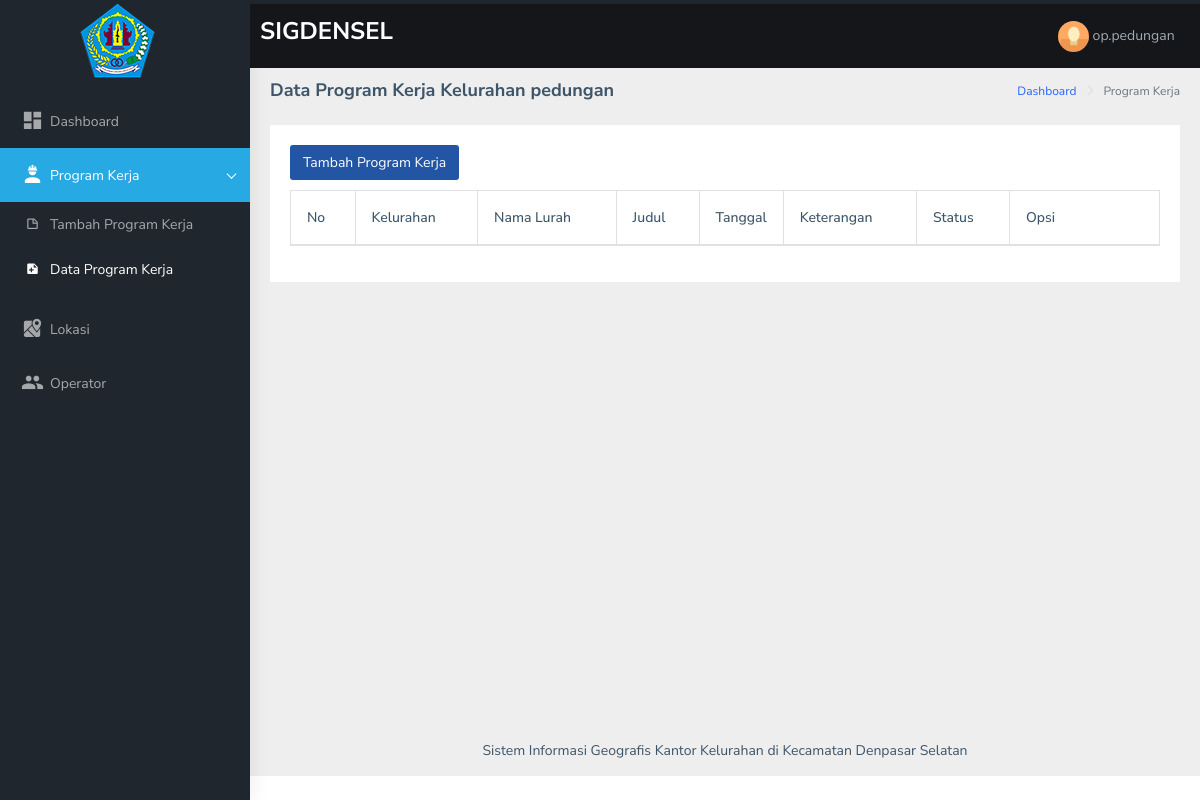
Before: /operator/program-kerja.php (signed in) with the older database file.
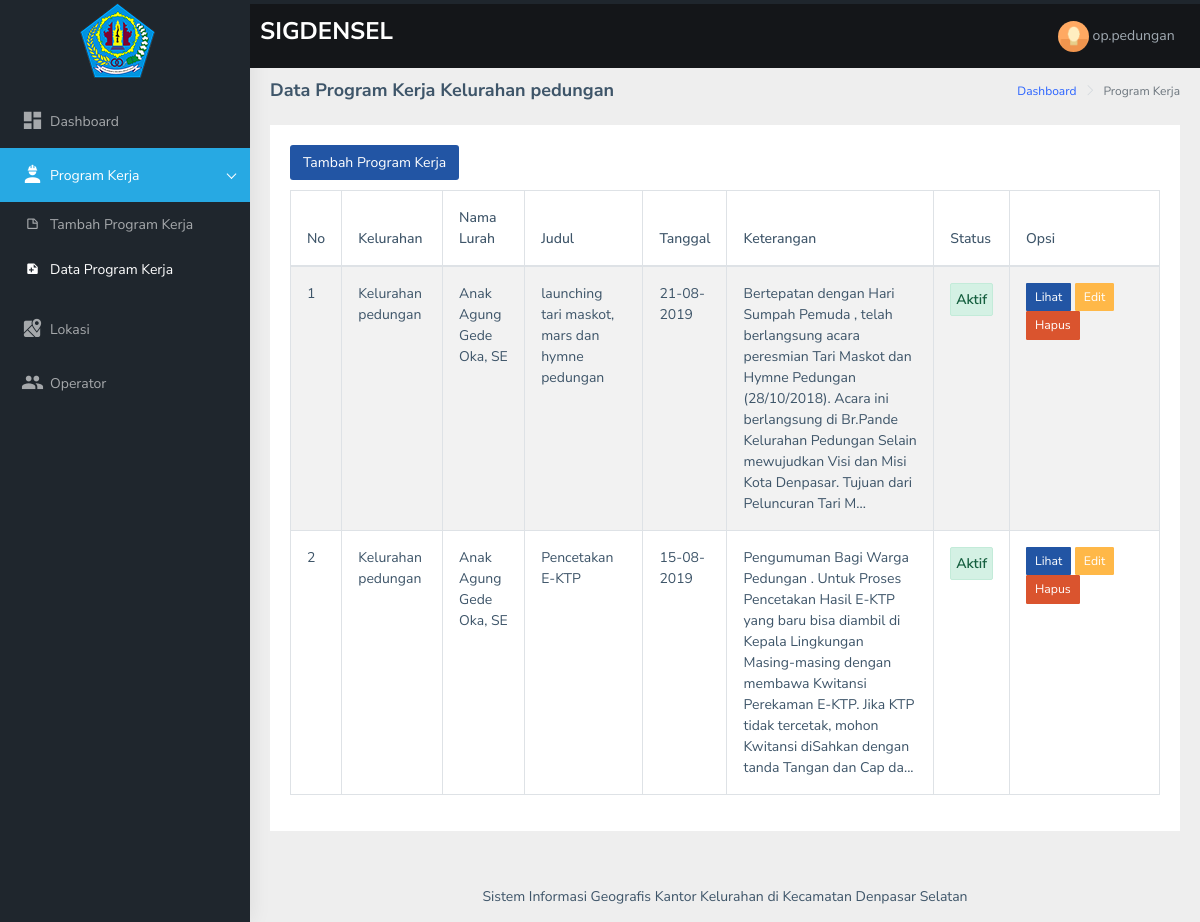
After: the same page with the newer database file.
### tables this page shows
CREATE TABLE `operator` (
  `id_operator` int(11) NOT NULL,
  `id_kelurahan` int(11) NOT NULL,
  `nama` varchar(199) NOT NULL,
  `email` varchar(199) NOT NULL,
  `username` varchar(199) NOT NULL,
  `password` varchar(199) NOT NULL,
  `status` varchar(50) NOT NULL
);

CREATE TABLE `kelurahan` (
  `id_kelurahan` int(11) NOT NULL,
  `nama_kelurahan` varchar(199) NOT NULL,
  `nama_lurah` varchar(199) NOT NULL
);

CREATE TABLE `program_kerja` (
  `id_program_kerja` int(11) NOT NULL,
  `id_kelurahan` int(11) NOT NULL,
  `id_operator` int(11) NOT NULL,
  `judul` varchar(199) NOT NULL,
  `tanggal` date NOT NULL,
  `keterangan` text NOT NULL,
  `status` varchar(199) NOT NULL
);

### operator/program-kerja.php (the view, shortened to what this page needs)
<?php
	include 'koneksi.php';
	$id_operator = $_SESSION['id_operator'];
	$query = mysqli_query($koneksi,"SELECT * FROM operator
		LEFT JOIN kelurahan
		ON kelurahan.id_kelurahan = operator.id_kelurahan
		WHERE operator.id_operator = '$id_operator'");
	$row = mysqli_fetch_assoc($query);
?>
<!DOCTYPE html>
<html dir="ltr" lang="en">
<head>
  <?php include 'top-script.php'; ?>
</head>
<body>
    <div id="main-wrapper">
        <?php include 'header.php'; ?>
        <?php include 'navigation.php'; ?>
        <div class="page-wrapper">
            <div class="page-breadcrumb">
                <div class="row">
                    <div class="col-12 d-flex no-block align-items-center">
                        <h4 class="page-title">Data Program Kerja <?= $row['nama_kelurahan'];?></h4>
                        <div class="ml-auto text-right">
                            <nav aria-label="breadcrumb">
                                <ol class="breadcrumb">
                                    <li class="breadcrumb-item"><a href="dashboard.php">Dashboard</a></li>
                                    <li class="breadcrumb-item active" aria-current="page">Program Kerja</li>
                                </ol>
                            </nav>
                        </div>
                    </div>
                </div>
            </div>
            <div class="container-fluid">
                <div class="row">
                    <div class="col-12">
                        <div class="card">
                            <div class="card-body">
                                <h5 class="card-title">
																	<a href="tambah-program-kerja.php" class="btn btn-default" style="border-radius: 3px">Tambah Program Kerja</a>
																</h5>
                                <div class="table-responsive">
                                    <table id="zero_config" class="table table-striped table-bordered">
                                        <thead>
                                            <tr>
                                                <th>No</th>
                                                <th>Kelurahan</th>
                                                <th>Nama Lurah</th>
                                                <th>Judul</th>
                                                <th style="width: 60px">Tanggal</th>
                                                <th>Keterangan</th>
                                                <th>Status</th>
                                                <th style="width: 150px">Opsi</th>
                                            </tr>
                                        </thead>
                                        <tbody>
                                          <?php
                                            include 'koneksi.php';
                                            $no = 1;
                                            $query_proker = mysqli_query($koneksi,
                                            "SELECT * FROM program_kerja
                                            JOIN kelurahan ON kelurahan.id_kelurahan = program_kerja.id_kelurahan
                                            JOIN operator ON operator.id_operator = program_kerja.id_operator
                                            WHERE kelurahan.id_kelurahan = '$row[id_kelurahan]'");
                                            while ($row_proker = mysqli_fetch_assoc($query_proker)) {
                                          ?>
                                            <tr>
                                                <td><?= $no++; ?></td>
                                                <td><?= $row_proker['nama_kelurahan'];?></td>
                                                <td><?= $row_proker['nama_lurah'];?></td>
                                                <td><?= $row_proker['judul'];?></td>
                                                <td><?= date('d-m-Y',strtotime($row_proker['tanggal']));?></td>
                                                <td><?= substr($row_proker['keterangan'],0,250);?>...</td>
                                                <td>
                                                  <?php
                                										if ($row_proker['status'] == 'aktif'){
                                											echo "<center><label class='alert alert-success' style='padding: 5px 5px'>Aktif</label></center>";
                                										}else{
                                											echo "<center><label class='alert alert-warning' style='padding: 5px 5px'>Tidak Aktif</label></center>";
                                										}
                                									?>
                                                </td>
                                                <td>
                                                    <button type="button" class="btn btn-default btn-sm"
                                                        data-toggle="modal" data-target="#detailProker<?= $row_proker['id_program_kerja']; ?>">
                                                        Lihat
                                                    </button>
                                                  <button type="button" class="btn btn-warning btn-sm"
                                                      data-toggle="modal" data-target="#editProker<?= $row_proker['id_program_kerja']; ?>">
                                                      Edit
                                                  </button>
                                                  <a href="hapus-proker.php?id_program_kerja=<?= $row_proker['id_program_kerja']; ?>"
                                                    onclick = "return confirm('Apakah anda yakin ingin menghapus data ini?')" class="btn btn-danger btn-sm">Hapus</a>
                                                </td>
                                            </tr>
                                          <?php } ?>
                                        </tbody>
                                    </table>
                                </div>
                            </div>
                        </div>
                    </div>
                </div>
            </div>
            <footer class="footer text-center">
                Sistem Informasi Geografis Kantor Kelurahan di Kecamatan Denpasar Selatan
            </footer>
        </div>
    </div>
</body>
</html>

### operator/top-script.php (shortened to what this page needs)
<head>
    <link href="../assets/libs/datatables.net-bs4/css/dataTables.bootstrap4.css" rel="stylesheet">
    <link href="../dist/css/style.min.css" rel="stylesheet">
</head>

### operator/header.php (shortened to what this page needs)
<header class="topbar" data-navbarbg="skin5" style="margin-top: -7px">
    <nav class="navbar top-navbar navbar-expand-md navbar-dark">
        <div class="navbar-header" data-logobg="skin5">
            <a class="navbar-brand" href="dashboard.php">
                <span class="logo-text">
                     <img src="../images/logo_denpasar.png" alt="homepage" class="light-logo" style="margin-top: 10px; margin-left: 70px" />
                </span>
            </a>
        </div>
        <div class="navbar-collapse collapse" id="navbarSupportedContent" data-navbarbg="skin5">
            <ul class="navbar-nav float-left mr-auto">
              <h3 style="color: white; margin-left: 10px">SIGDENSEL</h3>
            </ul>
            <ul class="navbar-nav float-right">
                <li class="nav-item dropdown">
                    <a class="nav-link dropdown-toggle text-muted waves-effect waves-dark pro-pic" href="" data-toggle="dropdown" aria-haspopup="true" aria-expanded="false"><img src="../../assets/images/users/1.jpg" alt="user" class="rounded-circle" width="31"> <?php echo $_SESSION['username']; ?></a>
                </li>
            </ul>
        </div>
    </nav>
</header>

### operator/navigation.php
<aside class="left-sidebar" data-sidebarbg="skin5">
    <div class="scroll-sidebar">
        <nav class="sidebar-nav">
            <ul id="sidebarnav" class="p-t-30">
                <li class="sidebar-item"> <a class="sidebar-link waves-effect waves-dark sidebar-link" href="dashboard.php" aria-expanded="false"><i class="mdi mdi-view-dashboard"></i><span class="hide-menu">Dashboard</span></a></li>
                <li class="sidebar-item"> <a class="sidebar-link has-arrow waves-effect waves-dark" href="javascript:void(0)" aria-expanded="false"><i class="mdi mdi-worker"></i><span class="hide-menu">Program Kerja </span></a>
                    <ul aria-expanded="false" class="collapse  first-level">
                        <li class="sidebar-item"><a href="tambah-program-kerja.php" class="sidebar-link"><i class="mdi mdi-note-outline"></i><span class="hide-menu"> Tambah Program Kerja </span></a></li>
                        <li class="sidebar-item"><a href="program-kerja.php" class="sidebar-link"><i class="mdi mdi-note-plus"></i><span class="hide-menu"> Data Program Kerja </span></a></li>
                    </ul>
                </li>
                <li class="sidebar-item"> <a class="sidebar-link waves-effect waves-dark sidebar-link" href="lokasi.php" aria-expanded="false"><i class="mdi mdi-google-maps"></i><span class="hide-menu">Lokasi</span></a></li>
                <li class="sidebar-item"> <a class="sidebar-link waves-effect waves-dark sidebar-link" href="operator.php" aria-expanded="false"><i class="mdi mdi-account-multiple"></i><span class="hide-menu">Operator</span></a></li>
            </ul>
        </nav>
    </div>
</aside>

Changed rows visible on the page:
added program_kerja: id_kelurahan.nama_kelurahan "Kelurahan pedungan", id_kelurahan.nama_lurah "Anak Agung Gede Oka, SE", judul "launching tari maskot, mars dan hymne pedungan", tanggal "21-08-2019", keterangan "Bertepatan dengan Hari Sumpah Pemuda , telah berlangsung acara peresmian Tari Maskot dan Hymne Pedungan (28/10/2018). Acara ini berlangsung di Br.Pande Kelurahan Pedungan Selain mewujudkan Visi dan Misi Kota Denpasar. Tujuan dari Peluncuran Tari M"
added program_kerja: id_kelurahan.nama_kelurahan "Kelurahan pedungan", id_kelurahan.nama_lurah "Anak Agung Gede Oka, SE", judul "Pencetakan E-KTP", tanggal "15-08-2019", keterangan "Pengumuman Bagi Warga Pedungan . Untuk Proses Pencetakan Hasil E-KTP yang baru bisa diambil di Kepala Lingkungan Masing-masing dengan membawa Kwitansi Perekaman E-KTP. Jika KTP tidak tercetak, mohon Kwitansi diSahkan dengan tanda Tangan dan Cap da"
